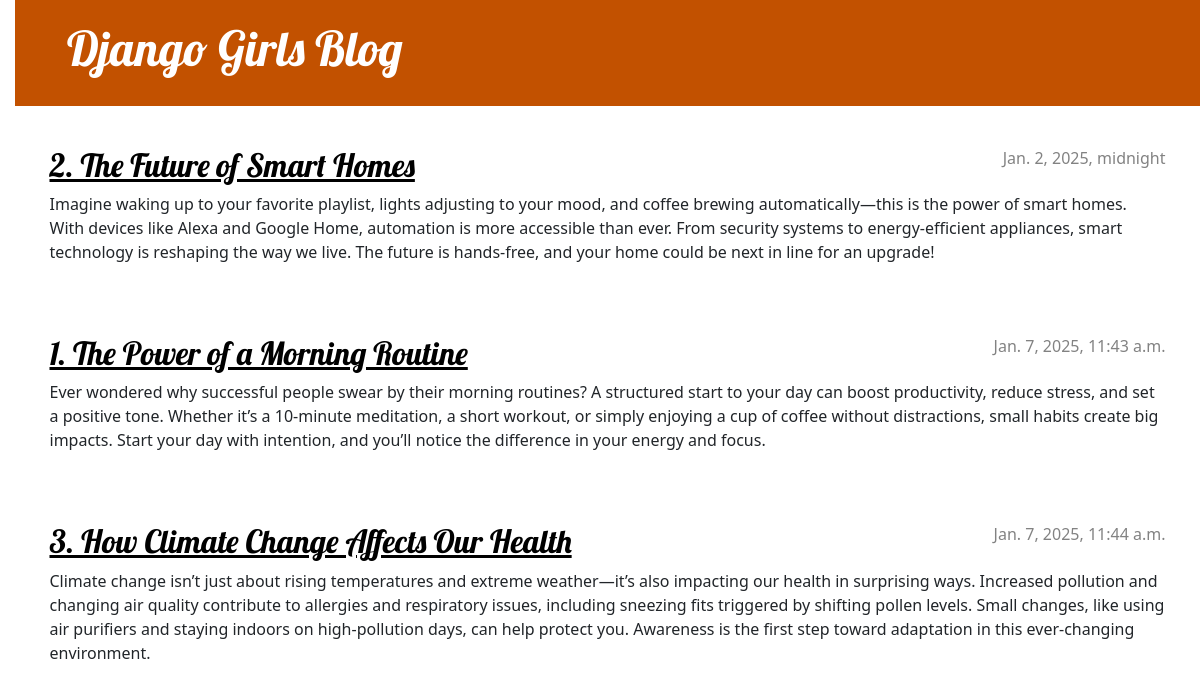
The app's page /, older data.
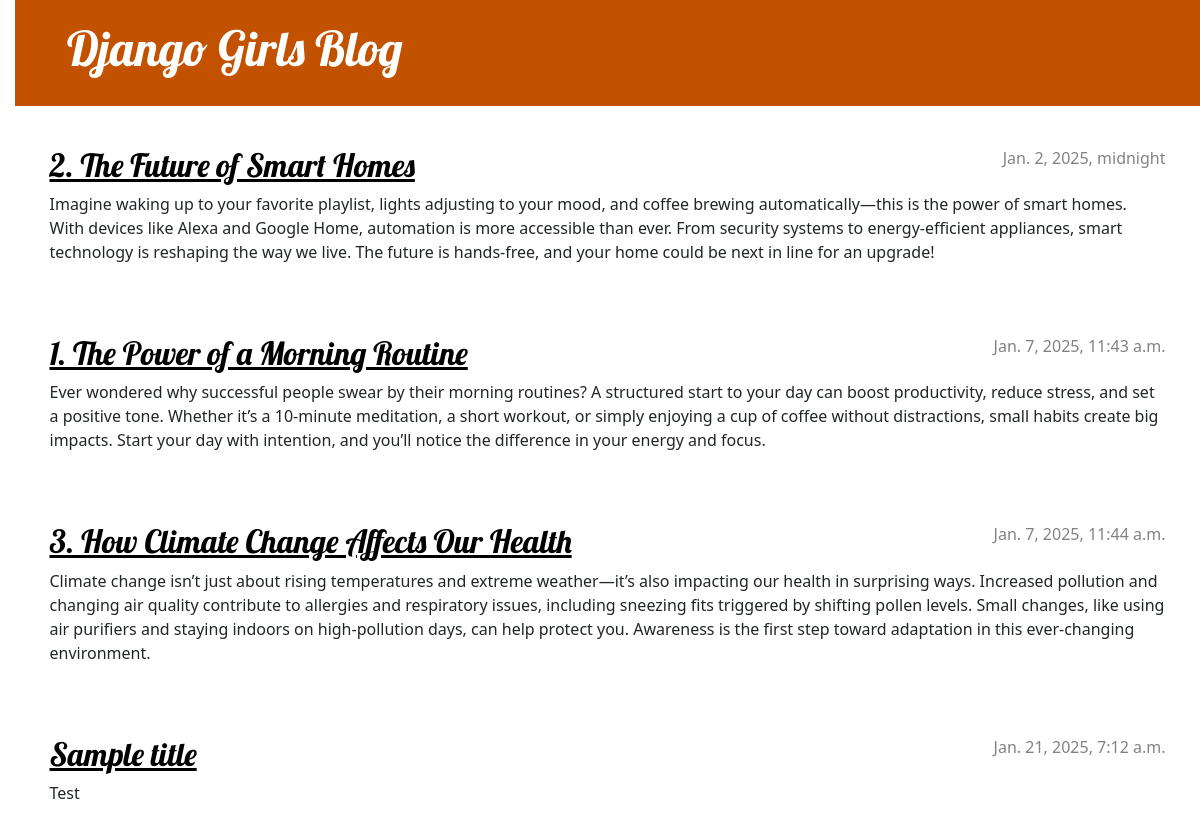
The same page, newer data.
### blog/models.py (models this page shows, shortened)
class Post(models.Model):
    author = models.ForeignKey(settings.AUTH_USER_MODEL, on_delete=models.CASCADE)
    title = models.CharField(max_length=200)
    text = models.TextField()
    created_date = models.DateTimeField(default=timezone.now)
    published_date = models.DateTimeField(blank=True, null=True)

### blog/views.py (the view)
# urls.py: path('', views.post_list, name='post_list'),
def post_list(request):
    posts = Post.objects.filter(published_date__lte=timezone.now()).order_by('published_date')
    return render(request, 'blog/post_list.html', {'posts': posts})

### blog/templates/blog/post_list.html
{% extends 'blog/base.html' %} {% block content %} {% for post in posts %}
<article class="post">
  <time class="date"> {{ post.published_date }} </time>
  <h2><a href="{% url 'post_detail' pk=post.pk %}">{{ post.title }}</a></h2>
  <p>{{ post.text|linebreaksbr }}</p>
</article>
{% endfor %} {% endblock %}

Row changes from the older to the newer data that the page shows:
added Post: published_date "Jan. 21, 2025, 7:12 a.m.", title "Sample title", text "Test"
